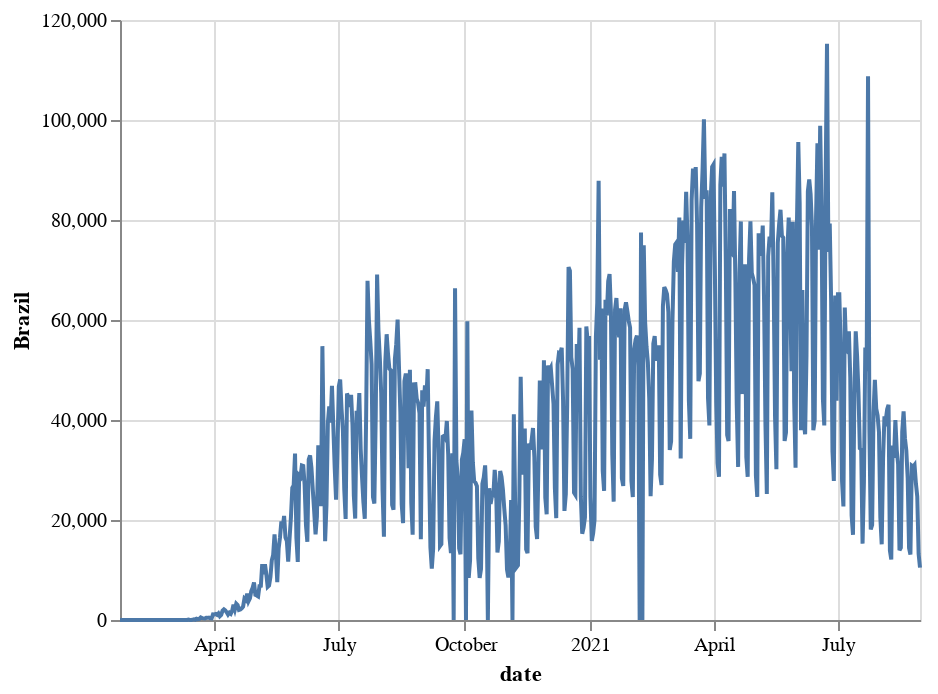

The code cell stored with this chart in its notebook:
### Markdown cell above
![](https://pbs.twimg.com/media/Fw7iM3YXoAIRs9Q?format=png&name=900x900)

### Code cell
alt.Chart(covid).mark_line().encode(x='date:T',y='Brazil')

### Figure 1 — Vega-Lite specification as saved in the notebook (floating-point values rounded to 4 significant figures; data arrays with more than 128 entries replaced by an {"elided": "..."} marker saying what was removed)
{"config": {"view": {"continuousWidth": 400, "continuousHeight": 300}}, "data": {"name": "data-0526ac837aafbf76a1626169bddb2512"}, "mark": "line", "encoding": {"x": {"field": "date", "type": "temporal"}, "y": {"field": "Brazil", "type": "quantitative"}}, "$schema": "https://vega.github.io/schema/vega-lite/v4.17.0.json", "datasets": {"data-0526ac837aafbf76a1626169bddb2512": {"elided": "586 records"}}}
